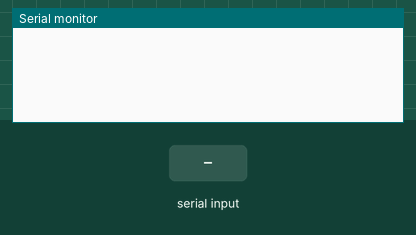
Simulated run of this sketch. Board: ESP32. Shown: the last lines printed to the serial monitor. The inputs (shaded band) are chosen by the test bench. EEPROM starts erased; no radio packets arrive unless stated; nothing arrives over Bluetooth unless stated.

Above: at 1.2 s.
1.3 s: "90,45\n" received over the second serial link
At 2.1 s:
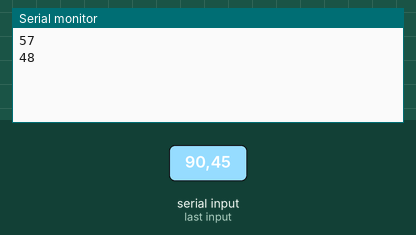
2.8 s: "30,150\n" received over the second serial link
At 4.5 s:
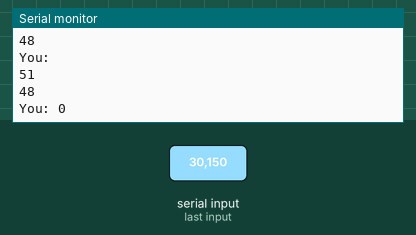
Timing chart, 0 to 6.0 s (numbered marks = the images above; inputs shaded):
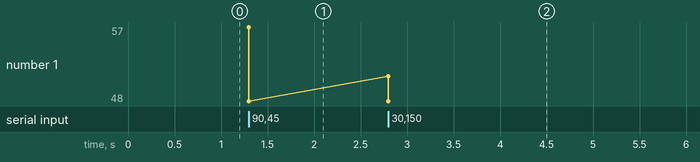

Measured:
- after the input at 1.3 s, the serial monitor: prints a new line at once (image 1)
- after the input at 2.8 s, the serial monitor: prints a new line at once (image 2)

The sketch:

Ionium.ino
```cpp
//TODO:
//Encryption
#include <LoRa.h> // include LoRa library
#include <BluetoothSerial.h>
#include <EEPROM.h>
#include "src/Ionium.h"

#define EEPROM_SIZE 1
#define DEVICE_ID 0 //Set to an unique value. Max is 255 for now

#define USE_DEBUG //Used for debugging stuff
//#define EXPERIMENTAL //Use for enabling experimental features that have not been tested properly.
#ifdef ARDUINO_AVR_UNO
#define Bluetooth Serial
#elif ARDUINO_AVR_MEGA2560
#define Bluetooth Serial1
#elif ARDUINO_ARCH_ESP32
BluetoothSerial Bluetooth;
#endif

void callback(esp_spp_cb_event_t event, esp_spp_cb_param_t *param) {
    if(event == ESP_SPP_SRV_OPEN_EVT) {
#ifdef USE_DEBUG
        Serial.println("Welcome to Ionium (DEBUG)");
#endif
        Bluetooth.println("Welcome to Ionium");
    }
}

uint64_t string2uint64(const char *str, uint8_t base) {
  uint64_t  result = 0;
  for (int i = 0; str[i] != '\0'; i++)
    result = result * base + str[i] - '0';
  return result;
}

union {
      uint64_t destination = 0;
      uint8_t destArray[8];
} destUnion;

char To64Bit[20];

void setup() {
#ifndef EXPERIMENTAL
#ifdef USE_DEBUG
    Serial.begin(115200);  // initialize serial
#endif
    EEPROM.begin(EEPROM_SIZE);
    if (EEPROM.read(0) != 255) {
        Bluetooth.begin("IONIUM " + String(EEPROM.read(0)));
    }
    else {
        EEPROM.write(0, DEVICE_ID);
        EEPROM.commit();
        Bluetooth.begin("IONIUM " + String(EEPROM.read(0)));
    }
#endif

#ifdef EXPERIMENTAL


#else

    LoRa.setPins(5, 14, 2);
    LoRa.setTxPower(20);
    LoRa.setSpreadingFactor(12);
    LoRa.setCodingRate4(5);
    LoRa.setGain(6);
    LoRa.enableCrc();
    if (!LoRa.begin(868E6)) {    // initialize radio at 866 MHz. SET YOUR FREQUENCY HERE IF 868 IS NOT ALLOWED IN YOUR COUNTRY

#ifdef USE_DEBUG
        Serial.println("IONIUM::ERROR >> 404");
#endif
        Bluetooth.println("IONIUM::ERROR >> 404");


        while (true); // if failed, do nothing
    }

#endif

    Bluetooth.register_callback(callback);
}

void loop() {
    if (Bluetooth.available()) {
        String message = "";
        // read message from bluetooth
        uint8_t index = 0;
        while (Bluetooth.peek() >= 48 && Bluetooth.peek() <= 57) {
            Serial.println(Bluetooth.peek());
            To64Bit[index] = Bluetooth.read();
            index++;
        }
        index = 0;
        To64Bit[16] = '\0';
        destUnion.destination = string2uint64(To64Bit, 10);

        for (int i = 0; i<3; i++) {
          Bluetooth.read(); // This is just to get rid of the " | "
        }

        while (Bluetooth.available()) {
            message += Bluetooth.readString();
        }

#ifdef USE_DEBUG
        Serial.println("You: " + message);
#endif
        Bluetooth.print("You: " + message);

        sendMessage(message, destUnion.destination);
    }

    // parse for a packet, and call onReceive with the result:
    onReceive(LoRa.parsePacket());
}
```

Ionium.cpp
```cpp
#include <LoRa.h>
#include <Arduino.h>
#include <BluetoothSerial.h>
#include <EEPROM.h>
#include "Ionium.h"

uint64_t recTemp = 0;
uint64_t senTemp = 0;
union {
    uint8_t destArray[8];
    uint64_t destination;
} destUnion;
union {
    uint8_t recArray[8];
    uint64_t recipient;
} recUnion;
union {
    uint8_t localArray[8];
    uint64_t localAddress;
} localUnion;
union {
    uint8_t senArray[8];
    uint64_t sender;
} senUnion;

String parseChipID(uint64_t source) {
    uint32_t idPart1 = 0;
    uint32_t idPart2 = 0;
    for(int i=0; i<17; i=i+8) {
        idPart2 |= ((source >> (40 - i)) & 0xff) << i;
        idPart1 |= ((source >> (16 - i)) & 0xFF) << i; //Some bitshifting to get the 64 bit number into 2 32 bit. Arduino and thus ESP do not yet have 64bit variables :(
    }
    return String(idPart1, HEX) + String(idPart2, HEX); //Combine 2 32 bit numbers into string.
}

String localAddress = parseChipID(ESP.getEfuseMac());

void readMessage() {
    recTemp = 0;
    senTemp = 0;
    for (int i = 0; i<6; i++) {
        recUnion.recArray[i] = LoRa.read();
    }
    for (int i = 0; i<6; ++i) {
        recTemp |= (uint64_t) recUnion.recArray[i] << (i * 8);
    }
    String recipient = parseChipID(recTemp);          // recipient address

    for (int i = 0; i<6; i++) {
        senUnion.senArray[i] = LoRa.read();
    }
    for (int i = 0; i<6; ++i) {
        senTemp |= (uint64_t) senUnion.senArray[i] << (i * 8);
    }
    String sender = parseChipID(senTemp);            // sender address
    byte incomingLength = LoRa.read();    // incoming msg length

    String incoming = "";

    if (recipient.compareTo(localAddress) == 0) {
        while (LoRa.available()) {
            incoming += (char)LoRa.read();
        }

        if (incomingLength != incoming.length()) {   // check length for error

#ifdef USE_DEBUG
            Serial.println("Error: message length does not match length");
#endif
            Bluetooth.println("Error: Message length does not match");
            return;                             // skip rest of function
        }

        // if message is for this device, or broadcast, print details:
#ifdef USE_DEBUG
        Serial.println("Received from: 0x" + String(sender, HEX));
        Serial.println("Sent to: 0x" + String(recipient, HEX));
        Serial.println("Message length: " + String(incomingLength));
        Serial.println("Message: " + incoming);
        Serial.println();
#endif
        Bluetooth.println("Meant for: 0x" + recipient);
        Bluetooth.println("Local address: 0x" + localAddress);
        Bluetooth.println("Received from: 0x" + sender);
        Bluetooth.println("Message: " + incoming);
        Bluetooth.println("RSSI: " + String(LoRa.packetRssi()));
        Bluetooth.println();
    }

    else {
#ifdef USE_DEBUG
        Serial.println("Message not meant for this device. Ignoring");
#endif
        Bluetooth.println("Meant for: 0x" + recipient);
        Bluetooth.println("Local address: 0x" + localAddress);
        Bluetooth.println("Received from: 0x" + sender);
        return;
    }
}


void sendMessage(String outgoing, uint64_t destination) {
    localUnion.localAddress = ESP.getEfuseMac();
    destUnion.destination = destination;
    LoRa.beginPacket();                   // start packet
    for (int i = 5; i>-1; --i) {
        LoRa.write(destUnion.destArray[i]); // add destination address
    }
    for (int i = 0; i<6; ++i) {
        LoRa.write(localUnion.localArray[i]); // Add local address
    }
    LoRa.write(outgoing.length());        // add payload length
    LoRa.print(outgoing);                 // add payload
    LoRa.endPacket(true);                     // finish packet and send it
}

void onReceive(int packetSize) {
    if (packetSize == 0) return;          // if there's no packet, return

    readMessage();
}
```

Ionium.h
```cpp
#ifndef IONIUM_H
#define IONIUM_H
#include <BluetoothSerial.h>

#ifdef ARDUINO_AVR_UNO
#define Bluetooth Serial
#elif ARDUINO_AVR_MEGA2560
#define Bluetooth Serial1
#elif ARDUINO_ARCH_ESP32
extern BluetoothSerial Bluetooth;
#endif

extern uint32_t addressPart1;
extern uint32_t addressPart2;
extern String localAddress;
extern int messageCount;
void readMessage();
void sendMessage( String, uint64_t);
void onReceive( int);
#endif
```
